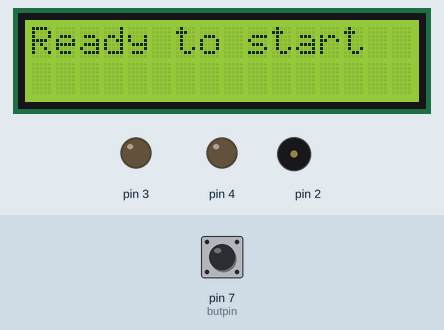
The sketch below on a simulated Arduino Uno, built with avr-gcc and run on an emulated ATmega328P. Shown: 16×2 character LCD, output pins drawn as LEDs (lit = HIGH), buzzer (waves = sounding). Inputs (shaded band) come from the test bench; at power-on: pin 7 (butpin) HIGH.

Above: at 1.2 s.
1.3 s: pin 7 (butpin) pulled LOW for 0.15 s
At 1.58 s:
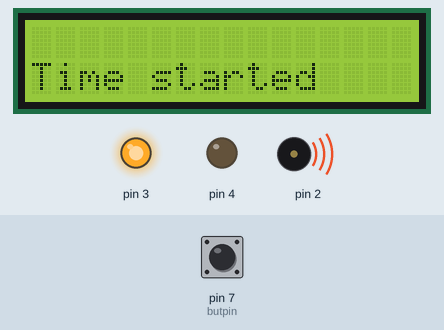
3.5 s: pin 7 (butpin) pulled LOW for 1 s
At 4.2 s:
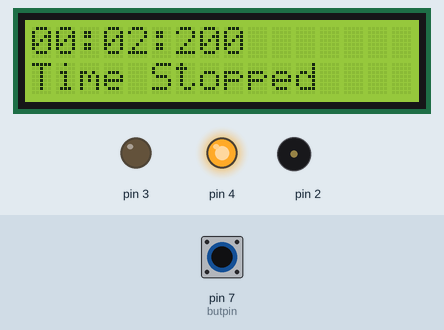
6.0 s: pin 7 (butpin) pulled LOW for 0.15 s
At 6.27 s:
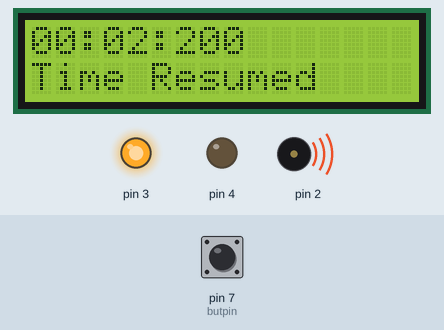
8.2 s: pin 7 (butpin) pulled LOW for 1 s
At 8.8 s:
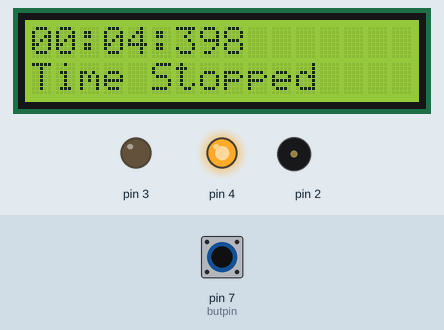
Timing chart, 0 to 11.2 s (numbered marks = the images above; inputs shaded):
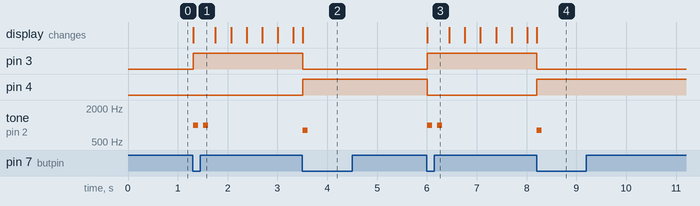

The sketch:

stopwatch_pause_withbutton.ino
```cpp
#include <LiquidCrystal.h>

unsigned long mySec, myMin,myMs, pausedtime = 0,resumedtime=0,elapsedTime;

const int rs = 12, en = 13, d4 = 11, d5 = 10, d6 = 9, d7 = 8;
LiquidCrystal lcd(rs, en, d4, d5, d6, d7);
int butnew;
int butold=1;
int paused = 1;
int butpin=7;

void setup() {
  lcd.begin(16, 2);
  pinMode(7, INPUT_PULLUP);
  pinMode(2, OUTPUT);
  pinMode(3, OUTPUT);
  pinMode(4, OUTPUT);
  lcd.setCursor(0, 0);
  lcd.print("Ready to start");
}

void loop() {

 butnew=digitalRead(butpin);

if(butold==1 && butnew==0){
   if (paused == 0){
     pausedtime=elapsedTime;
     paused = 1;
     lcd.setCursor(0, 1);
     lcd.print("Time Stopped");
     digitalWrite(3,0);
     digitalWrite(4,1);
     tone(2,800,100);
   }
  else {
    paused = 0;
    resumedtime=millis();
    if (elapsedTime<200){
     lcd.clear();
     lcd.setCursor(0, 1);
     lcd.print("Time started");
    }

    else{
     lcd.setCursor(0, 1);
     lcd.print("Time Resumed");
    }
     digitalWrite(3,1);
     digitalWrite(4,0);
     tone(2,1000,100);
     delay(200);
     tone(2,1000,100);
    }
}
delay(10);
butold=butnew;


  if(paused == 0){

  elapsedTime = millis()+pausedtime-resumedtime;
  myMs = (elapsedTime)%1000;
  mySec = (elapsedTime / 1000) % 60;
  myMin = (elapsedTime / 1000) / 60;

  lcd.setCursor(0, 0);
  lcd.print(myMin / 10);
  lcd.print(myMin % 10);
  lcd.print(':');
  lcd.print(mySec / 10);
  lcd.print(mySec % 10);
  lcd.print(':');
  lcd.print(myMs / 10);
  lcd.print(myMs % 10);
  delay(1);
 }
}
```

Measured:
- after the input at 1.3 s, pin 3: LOW → HIGH at once; tone on pin 2: alternates 1000 Hz for 0.10 s and silent for 0.10 s, 4 changes in all, then stays silent, starting at once; the display: changes at once (image 1)
- after the input at 3.5 s, pin 3: HIGH → LOW at once; pin 4: LOW → HIGH at once; tone on pin 2: silent → 800 Hz at once, → silent 0.10 s later; the display: changes at once (image 2)
- after the input at 6.0 s, pin 3: LOW → HIGH at once; pin 4: HIGH → LOW at once; tone on pin 2: alternates 1000 Hz for 0.10 s and silent for 0.10 s, 4 changes in all, then stays silent, starting at once; the display: changes at once (image 3)
- after the input at 8.2 s, pin 3: HIGH → LOW at once; pin 4: LOW → HIGH at once; tone on pin 2: silent → 800 Hz at once, → silent 0.10 s later; the display: changes at once (image 4)
